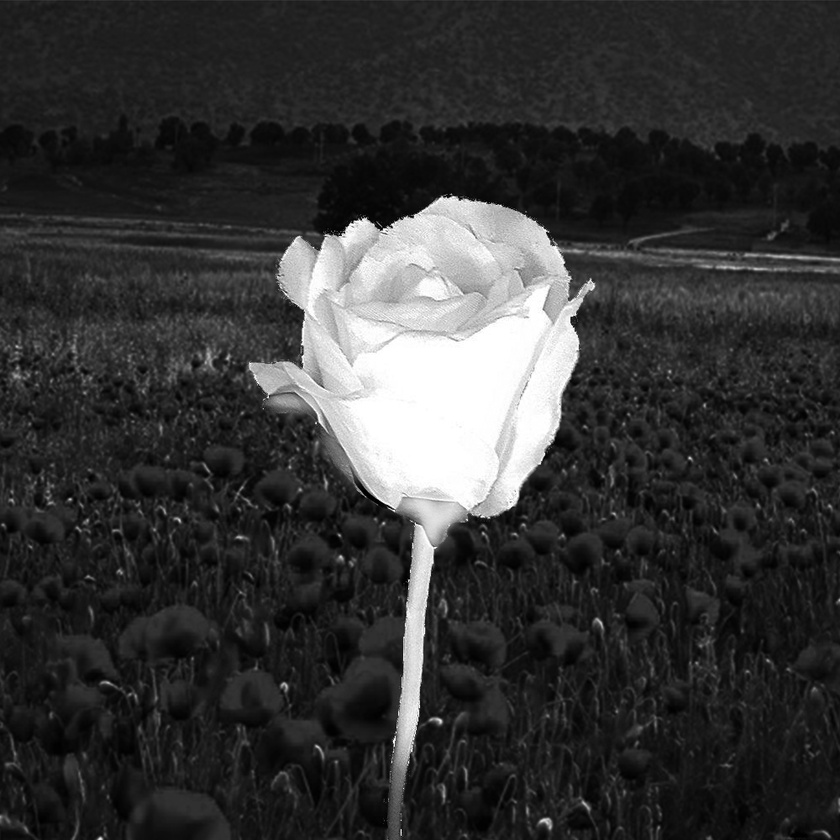
#> input picture flower_input.jpg, 840 x 840 px, shrunk from 1000 x 1000 before the run, found by its file name
$ python 1.py
#> lines starting #> are read from the running program, lines starting #| are printed output that depends on the picture
import cv2
import numpy as np

image = cv2.imread("C:\\python_programming\\tamrin5\\1\\flower_input.jpg")
#> image is the input picture: shape (840, 840, 3); min 0, max 255, mean 53.3

bblr11 = cv2.bilateralFilter(image, 11, 110, 110)

bblur = np.vstack([np.hstack ([image, bblr11])])
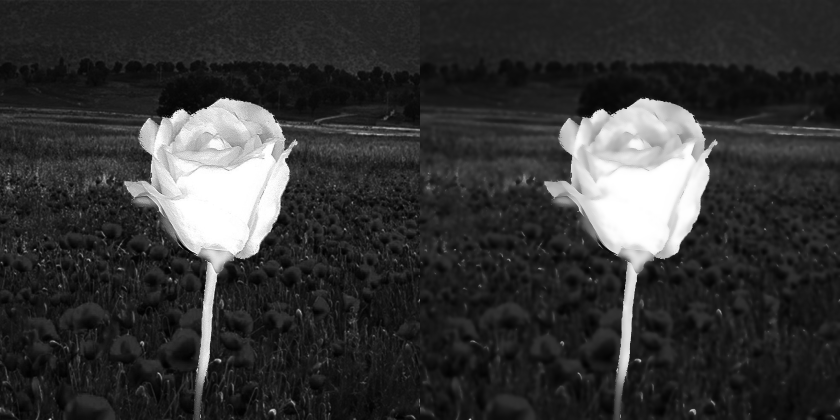
#> bblur: shape (840, 1680, 3) (shown at 1/2 size); min 0, max 255, mean 53.2

cv2.imshow("result1.jpg", bblr11)
cv2.waitKey()
cv2.destroyAllWindows()
